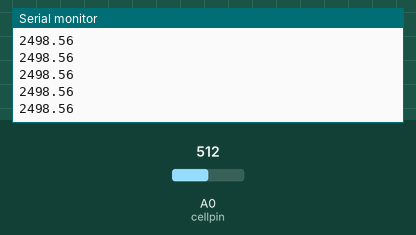
Recording of a sketch running on a simulated Arduino Uno, built with avr-gcc and run on an emulated ATmega328P. Parts: the last lines printed to the serial monitor. The test bench sets the inputs (shaded band); at power-on: A0 (cellpin) = 512.

Above: at 1.2 s.
1.3 s: A0 (cellpin) set to 716
At 2.0 s:
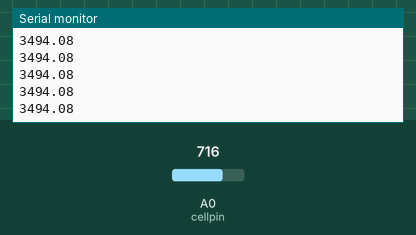
2.8 s: A0 (cellpin) set to 900
At 3.8 s:
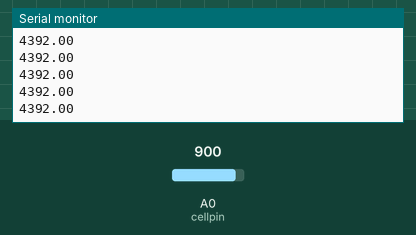
Timing chart, 0 to 5.8 s (numbered marks = the images above; inputs shaded):
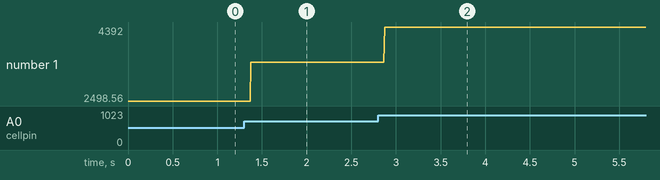

Measured:
- after the input at 1.3 s, the serial monitor: prints a new line after 0.08 s (image 1)
- after the input at 2.8 s, the serial monitor: prints a new line after 0.07 s (image 2)
- plotted number 1: 2498.56 → 3494.08 after the input at 1.3 s, 3494.08 → 4392 after the input at 2.8 s

The sketch:

arduinodatalogging_test.ino
```cpp
#define cellpin A0
const float mvc=4.88;
float counts=0;
float mv=0;
void setup() {
  // put your setup code here, to run once:
  Serial.begin(9600);

}

void loop() {
  // put your main code here, to run repeatedly:
 counts=analogRead(cellpin);
 mv=counts*mvc;
 Serial.println(mv);

}
```
